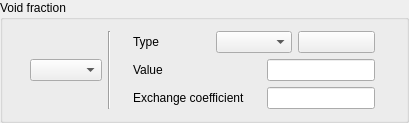
    <widget class="QGroupBox" name="groupBoxVoidFraction">
     <property name="title">
      <string>Void fraction</string>
     </property>
     <layout class="QGridLayout" name="gridLayout">
      <item row="0" column="0">
       <layout class="QHBoxLayout" name="_6">
        <item>
         <spacer name="spacer">
          <property name="orientation">
           <enum>Qt::Horizontal</enum>
          </property>
          <property name="sizeHint" stdset="0">
           <size>
            <width>16</width>
            <height>20</height>
           </size>
          </property>
         </spacer>
        </item>
        <item>
         <widget class="QComboBox" name="comboBoxVoidFraction">
          <property name="toolTip">
           <string>&lt;html&gt;&lt;head/&gt;&lt;body&gt;&lt;p&gt;&lt;span style=&quot; font-size:9pt;&quot;&gt;Specify
            the boundary conditions for scalars.&lt;/span&gt;&lt;/p&gt;&lt;/body&gt;&lt;/html&gt;
           </string>
          </property>
         </widget>
        </item>
        <item>
         <widget class="Line" name="line_4">
          <property name="orientation">
           <enum>Qt::Vertical</enum>
          </property>
         </widget>
        </item>
        <item>
         <spacer name="spacer_2">
          <property name="orientation">
           <enum>Qt::Horizontal</enum>
          </property>
          <property name="sizeHint" stdset="0">
           <size>
            <width>16</width>
            <height>20</height>
           </size>
          </property>
         </spacer>
        </item>
        <item>
         <layout class="QVBoxLayout" name="_2">
          <property name="spacing">
           <number>6</number>
          </property>
          <property name="leftMargin">
           <number>0</number>
          </property>
          <property name="topMargin">
           <number>0</number>
          </property>
          <property name="rightMargin">
           <number>0</number>
          </property>
          <property name="bottomMargin">
           <number>0</number>
          </property>
          <item>
           <layout class="QHBoxLayout" name="_3">
            <property name="spacing">
             <number>6</number>
            </property>
            <property name="leftMargin">
             <number>0</number>
            </property>
            <property name="topMargin">
             <number>0</number>
            </property>
            <property name="rightMargin">
             <number>0</number>
            </property>
            <property name="bottomMargin">
             <number>0</number>
            </property>
            <item>
             <widget class="QLabel" name="labelVoidFraction">
              <property name="toolTip">
               <string>&lt;html&gt;&lt;head/&gt;&lt;body&gt;&lt;p&gt;&lt;span style=&quot; font-size:9pt;&quot;&gt;Choose
                the way to impose the scalar value on the boundary region:&lt;br/&gt;- Prescribed value: define a
                constant dirichlet boundary condition on the scalar,&lt;br/&gt;- Prescribed value (user law): define a
                dirichlet boundary condition on the scalar, which can be variable and depend on different criteria such
                as geometrical criteria,&lt;br/&gt;- Prescribed flux: define a constant Neumann boundary condition on
                the scalar by imposing the flux on the boundary region (For wall and outlet boundary conditions only),
                &lt;br/&gt;- Prescribed flux (user law): define a Neumann boundary condition on the scalar which can be
                variable (For Wall boundary conditions only),&lt;br/&gt;- Exchange coefficient: define the scalar value
                and the exchange coefficient value (For wall boundary conditions only),&lt;br/&gt;- Exchange coefficient
                (user law): define the scalar value and the exchange coefficient value which can be both variable (For
                wall boundary conditions only).&lt;/span&gt;&lt;/p&gt;&lt;/body&gt;&lt;/html&gt;
               </string>
              </property>
              <property name="text">
               <string>Type</string>
              </property>
             </widget>
            </item>
            <item>
             <widget class="QComboBox" name="comboBoxTypeVoidFraction">
              <property name="toolTip">
               <string>&lt;html&gt;&lt;head/&gt;&lt;body&gt;&lt;p&gt;&lt;span style=&quot; font-size:9pt;&quot;&gt;Choose
                the way to impose the scalar value on the boundary region:&lt;br/&gt;- Prescribed value: define a
                constant dirichlet boundary condition on the scalar,&lt;br/&gt;- Prescribed value (user law): define a
                dirichlet boundary condition on the scalar, which can be variable and depend on different criteria such
                as geometrical criteria,&lt;br/&gt;- Prescribed flux: define a constant Neumann boundary condition on
                the scalar by imposing the flux on the boundary region (For wall and outlet boundary conditions only),
                &lt;br/&gt;- Prescribed flux (user law): define a Neumann boundary condition on the scalar which can be
                variable (For Wall boundary conditions only),&lt;br/&gt;- Exchange coefficient: define the scalar value
                and the exchange coefficient value (For wall boundary conditions only),&lt;br/&gt;- Exchange coefficient
                (user law): define the scalar value and the exchange coefficient value which can be both variable (For
                wall boundary conditions only).&lt;/span&gt;&lt;/p&gt;&lt;/body&gt;&lt;/html&gt;
               </string>
              </property>
             </widget>
            </item>
            <item>
             <widget class="QPushButton" name="pushButtonVoidFraction">
              <property name="toolTip">
               <string>&lt;html&gt;&lt;head/&gt;&lt;body&gt;&lt;p&gt;&lt;span style=&quot; font-size:9pt;&quot;&gt;Choose
                the way to impose the scalar value on the boundary region:&lt;br/&gt;- Prescribed value: define a
                constant dirichlet boundary condition on the scalar,&lt;br/&gt;- Prescribed value (user law): define a
                dirichlet boundary condition on the scalar, which can be variable and depend on different criteria such
                as geometrical criteria,&lt;br/&gt;- Prescribed flux: define a constant Neumann boundary condition on
                the scalar by imposing the flux on the boundary region (For wall and outlet boundary conditions only),
                &lt;br/&gt;- Prescribed flux (user law): define a Neumann boundary condition on the scalar which can be
                variable (For Wall boundary conditions only),&lt;br/&gt;- Exchange coefficient: define the scalar value
                and the exchange coefficient value (For wall boundary conditions only),&lt;br/&gt;- Exchange coefficient
                (user law): define the scalar value and the exchange coefficient value which can be both variable (For
                wall boundary conditions only).&lt;/span&gt;&lt;/p&gt;&lt;/body&gt;&lt;/html&gt;
               </string>
              </property>
              <property name="text">
               <string/>
              </property>
              <property name="icon">
               <iconset resource="resources_pages.qrc">
                <normaloff>:/new/prefix1/data/icons/22x22/edit-find-replace.png</normaloff>:/new/prefix1/data/icons/22x22/edit-find-replace.png</iconset>
              </property>
             </widget>
            </item>
           </layout>
          </item>
          <item>
           <layout class="QHBoxLayout" name="_4">
            <property name="spacing">
             <number>6</number>
            </property>
            <property name="leftMargin">
             <number>0</number>
            </property>
            <property name="topMargin">
             <number>0</number>
            </property>
            <property name="rightMargin">
             <number>0</number>
            </property>
            <property name="bottomMargin">
             <number>0</number>
            </property>
            <item>
             <widget class="QLabel" name="labelValueVoidFraction">
              <property name="toolTip">
               <string>&lt;html&gt;&lt;head/&gt;&lt;body&gt;&lt;p&gt;&lt;span style=&quot; font-size:9pt;&quot;&gt;Choose
                the way to impose the scalar value on the boundary region:&lt;br/&gt;- Prescribed value: define a
                constant dirichlet boundary condition on the scalar,&lt;br/&gt;- Prescribed value (user law): define a
                dirichlet boundary condition on the scalar, which can be variable and depend on different criteria such
                as geometrical criteria,&lt;br/&gt;- Prescribed flux: define a constant Neumann boundary condition on
                the scalar by imposing the flux on the boundary region (For wall and outlet boundary conditions only),
                &lt;br/&gt;- Prescribed flux (user law): define a Neumann boundary condition on the scalar which can be
                variable (For Wall boundary conditions only),&lt;br/&gt;- Exchange coefficient: define the scalar value
                and the exchange coefficient value (For wall boundary conditions only),&lt;br/&gt;- Exchange coefficient
                (user law): define the scalar value and the exchange coefficient value which can be both variable (For
                wall boundary conditions only).&lt;/span&gt;&lt;/p&gt;&lt;/body&gt;&lt;/html&gt;
               </string>
              </property>
              <property name="text">
               <string>Value</string>
              </property>
             </widget>
            </item>
            <item>
             <spacer>
              <property name="orientation">
               <enum>Qt::Horizontal</enum>
              </property>
              <property name="sizeHint" stdset="0">
               <size>
                <width>16</width>
                <height>20</height>
               </size>
              </property>
             </spacer>
            </item>
            <item>
             <widget class="QLineEdit" name="lineEditValueVoidFraction">
              <property name="toolTip">
               <string>&lt;html&gt;&lt;head/&gt;&lt;body&gt;&lt;p&gt;&lt;span style=&quot; font-size:9pt;&quot;&gt;Choose
                the way to impose the scalar value on the boundary region:&lt;br/&gt;- Prescribed value: define a
                constant dirichlet boundary condition on the scalar,&lt;br/&gt;- Prescribed value (user law): define a
                dirichlet boundary condition on the scalar, which can be variable and depend on different criteria such
                as geometrical criteria,&lt;br/&gt;- Prescribed flux: define a constant Neumann boundary condition on
                the scalar by imposing the flux on the boundary region (For wall and outlet boundary conditions only),
                &lt;br/&gt;- Prescribed flux (user law): define a Neumann boundary condition on the scalar which can be
                variable (For Wall boundary conditions only),&lt;br/&gt;- Exchange coefficient: define the scalar value
                and the exchange coefficient value (For wall boundary conditions only),&lt;br/&gt;- Exchange coefficient
                (user law): define the scalar value and the exchange coefficient value which can be both variable (For
                wall boundary conditions only).&lt;/span&gt;&lt;/p&gt;&lt;/body&gt;&lt;/html&gt;
               </string>
              </property>
             </widget>
            </item>
           </layout>
          </item>
          <item>
           <layout class="QHBoxLayout" name="_5">
            <property name="spacing">
             <number>6</number>
            </property>
            <property name="leftMargin">
             <number>0</number>
            </property>
            <property name="topMargin">
             <number>0</number>
            </property>
            <property name="rightMargin">
             <number>0</number>
            </property>
            <property name="bottomMargin">
             <number>0</number>
            </property>
            <item>
             <widget class="QLabel" name="labelExVoidFraction">
              <property name="toolTip">
               <string>&lt;html&gt;&lt;head/&gt;&lt;body&gt;&lt;p&gt;&lt;span style=&quot; font-size:9pt;&quot;&gt;Choose
                the way to impose the scalar value on the boundary region:&lt;br/&gt;- Prescribed value: define a
                constant dirichlet boundary condition on the scalar,&lt;br/&gt;- Prescribed value (user law): define a
                dirichlet boundary condition on the scalar, which can be variable and depend on different criteria such
                as geometrical criteria,&lt;br/&gt;- Prescribed flux: define a constant Neumann boundary condition on
                the scalar by imposing the flux on the boundary region (For wall and outlet boundary conditions only),
                &lt;br/&gt;- Prescribed flux (user law): define a Neumann boundary condition on the scalar which can be
                variable (For Wall boundary conditions only),&lt;br/&gt;- Exchange coefficient: define the scalar value
                and the exchange coefficient value (For wall boundary conditions only),&lt;br/&gt;- Exchange coefficient
                (user law): define the scalar value and the exchange coefficient value which can be both variable (For
                wall boundary conditions only).&lt;/span&gt;&lt;/p&gt;&lt;/body&gt;&lt;/html&gt;
               </string>
              </property>
              <property name="text">
               <string>Exchange coefficient</string>
              </property>
             </widget>
            </item>
            <item>
             <spacer>
              <property name="orientation">
               <enum>Qt::Horizontal</enum>
              </property>
              <property name="sizeHint" stdset="0">
               <size>
                <width>16</width>
                <height>20</height>
               </size>
              </property>
             </spacer>
            </item>
            <item>
             <widget class="QLineEdit" name="lineEditExVoidFraction">
              <property name="toolTip">
               <string>&lt;html&gt;&lt;head/&gt;&lt;body&gt;&lt;p&gt;&lt;span style=&quot; font-size:9pt;&quot;&gt;Choose
                the way to impose the scalar value on the boundary region:&lt;br/&gt;- Prescribed value: define a
                constant dirichlet boundary condition on the scalar,&lt;br/&gt;- Prescribed value (user law): define a
                dirichlet boundary condition on the scalar, which can be variable and depend on different criteria such
                as geometrical criteria,&lt;br/&gt;- Prescribed flux: define a constant Neumann boundary condition on
                the scalar by imposing the flux on the boundary region (For wall and outlet boundary conditions only),
                &lt;br/&gt;- Prescribed flux (user law): define a Neumann boundary condition on the scalar which can be
                variable (For Wall boundary conditions only),&lt;br/&gt;- Exchange coefficient: define the scalar value
                and the exchange coefficient value (For wall boundary conditions only),&lt;br/&gt;- Exchange coefficient
                (user law): define the scalar value and the exchange coefficient value which can be both variable (For
                wall boundary conditions only).&lt;/span&gt;&lt;/p&gt;&lt;/body&gt;&lt;/html&gt;
               </string>
              </property>
             </widget>
            </item>
           </layout>
          </item>
         </layout>
        </item>
        <item>
         <spacer name="spacer_3">
          <property name="orientation">
           <enum>Qt::Horizontal</enum>
          </property>
          <property name="sizeHint" stdset="0">
           <size>
            <width>20</width>
            <height>20</height>
           </size>
          </property>
         </spacer>
        </item>
       </layout>
      </item>
     </layout>
    </widget>
